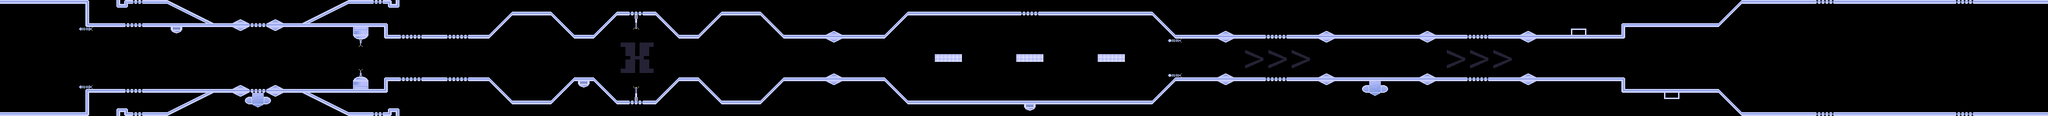

Rendered tile map (Tiled .tmx) drawn with the repository's tilesets; below, a short description and the map source with its tile grids summarised:
An orthogonal 528x30 tile map with 8x8 px tiles, 2 tile layers (background, station), 1 hidden layer not drawn, 2 tilesets and 37 objects (7x electroball, 7x rocket, 2x delta, 2x enforcer, neutron, ...).

<map version="1.10" tiledversion="1.12.2" orientation="orthogonal" renderorder="right-down" width="528" height="30" tilewidth="8" tileheight="8" infinite="0" nextlayerid="13" nextobjectid="69">
 <editorsettings>
  <export target="station-x.tmj" format="json" />
 </editorsettings>
 <tileset firstgid="1" name="station-x-tiles" tilewidth="8" tileheight="8" tilecount="386" columns="386">
  <image source="station-x-tiles.png" width="3088" height="8" />
 </tileset>
 <tileset firstgid="387" name="guns" tilewidth="96" tileheight="118" tilecount="7" columns="0">
  <grid orientation="orthogonal" width="1" height="1" />
  <tile id="0">
   <image source="../guns/gun.png" width="32" height="32" />
  </tile>
  <tile id="1">
   <image source="../guns/gun-diagonal.png" width="32" height="32" />
  </tile>
  <tile id="2">
   <image source="../guns/gun-diamond.png" width="96" height="80" />
  </tile>
  <tile id="3">
   <image source="../guns/gun-inverted.png" width="32" height="32" />
  </tile>
  <tile id="4" x="0" y="0" width="24" height="46">
   <image source="../zap/zap-46px.png" width="216" height="46" />
  </tile>
  <tile id="5" x="0" y="0" width="24" height="118">
   <image source="../zap/zap-118px.png" width="72" height="118" />
  </tile>
  <tile id="8" x="0" y="0" width="32" height="32">
   <image source="../pods/vulcan.png" width="128" height="32" />
  </tile>
 </tileset>
 <imagelayer id="4" name="guide" visible="0" locked="1">
  <image source="station-x.png" width="4224" height="240" />
 </imagelayer>
 <layer id="9" name="background" width="528" height="30" locked="1">
  <data>[15840 cells, 172 non-empty, 48 distinct tile ids]</data>
 </layer>
 <layer id="3" name="station" width="528" height="30" locked="1">
  <data>[15840 cells, 1628 non-empty, 133 distinct tile ids]</data>
 </layer>
 <objectgroup id="5" name="gun">
  <object id="2" gid="388" x="1000" y="53" width="32" height="32" />
  <object id="3" gid="387" x="2296" y="211" width="32" height="32" />
  <object id="4" gid="389" x="3712" y="160" width="96" height="80" />
  <object id="5" gid="387" x="3928" y="236" width="32" height="32" />
  <object id="6" gid="390" x="3928" y="37" width="32" height="32" />
  <object id="37" gid="395" x="1940" y="112" width="32" height="32" />
  <object id="38" gid="395" x="2108" y="112" width="32" height="32" />
  <object id="39" gid="395" x="2276" y="112" width="32" height="32" />
  <object id="40" gid="1073742219" x="1940" y="160" width="32" height="32" />
  <object id="41" gid="1073742219" x="2108" y="160" width="32" height="32" />
  <object id="42" gid="1073742219" x="2276" y="160" width="32" height="32" />
  <object id="62" type="electroball" x="3907" y="73">
   <point />
  </object>
  <object id="63" type="electroball" x="4029" y="48">
   <point />
  </object>
  <object id="64" type="electroball" x="4011" y="174">
   <point />
  </object>
  <object id="65" type="electroball" x="4139" y="92">
   <point />
  </object>
  <object id="66" type="electroball" x="4138" y="214">
   <point />
  </object>
  <object id="67" type="electroball" x="4049" y="117">
   <point />
  </object>
  <object id="68" type="electroball" x="3638" y="54">
   <point />
  </object>
 </objectgroup>
 <objectgroup id="7" name="waves" locked="1">
  <object id="7" name="w1-delta-top" type="delta" x="496" y="80">
   <polyline points="0,0 -192,17 -440,8 -496,8" />
  </object>
  <object id="8" name="w1-delta-bottom" type="delta" x="496" y="163">
   <properties>
    <property name="missile" value="" />
   </properties>
   <polyline points="0,0 -192,-17 -440,-10 -496,-10" />
  </object>
  <object id="10" name="w1-neutron" type="neutron" x="935" y="124">
   <polyline points="0,0 -39,0 -119,-16 -199,0 -439,0" />
  </object>
  <object id="25" name="w1-moon" type="moon" x="1257" y="121">
   <polyline points="0,0 -80,-23 -137,22 -211,-24 -276,26 -324,-2 -361,-2" />
  </object>
  <object id="26" name="w1-enforcer" type="enforcer" x="1716" y="100">
   <polyline points="-50,1 -204,41 -247.071,44 -277,44" />
  </object>
  <object id="45" name="w1-rocket" type="rocket" x="2858" y="96">
   <polyline points="-244,0 -312,0" />
  </object>
  <object id="49" name="w4-rocket" type="rocket" x="3107" y="97">
   <polyline points="-244,0 -312,0" />
  </object>
  <object id="51" name="w5-rocket" type="rocket" x="3106" y="143">
   <polyline points="-244,0 -312,0" />
  </object>
  <object id="52" name="w6-rocket" type="rocket" x="3212" y="119">
   <polyline points="-244,0 -312,0" />
  </object>
  <object id="53" name="w7-rocket" type="rocket" x="3225" y="96">
   <polyline points="-244,0 -312,0" />
  </object>
  <object id="47" name="w2-rocket" type="rocket" x="2931" y="119">
   <polyline points="-244,0 -312,0" />
  </object>
  <object id="48" name="w3-rocket" type="rocket" x="3010" y="140">
   <polyline points="-244,0 -312,0" />
  </object>
  <object id="56" name="w2-enforcer" type="enforcer" x="3188" y="118">
   <polyline points="0,0 -166,-15 -332,19 -421,18" />
  </object>
 </objectgroup>
 <objectgroup id="11" name="zap" locked="1">
  <object id="17" gid="391" x="734" y="143" width="24" height="46" />
  <object id="18" gid="392" x="1300" y="179" width="24" height="118" />
 </objectgroup>
 <objectgroup id="12" name="markers">
  <object id="27" name="spawn-1" x="13" y="120">
   <point />
  </object>
  <object id="28" name="spawn-2" x="384" y="125">
   <point />
  </object>
  <object id="30" name="spawn-3" x="866" y="120">
   <point />
  </object>
  <object id="32" name="spawn-4" x="1358" y="120">
   <point />
  </object>
 </objectgroup>
</map>
